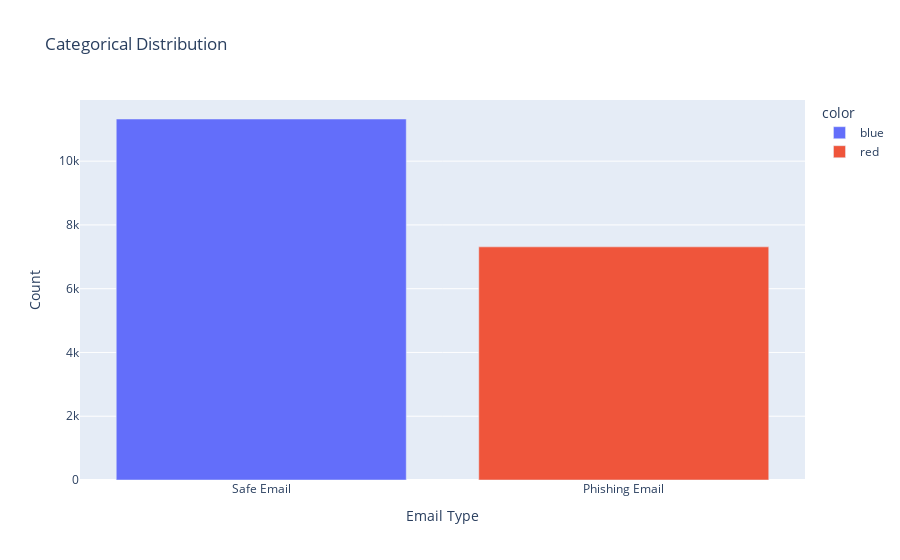

Notebook code cell kept with this figure:
### Code cell
fig = px.bar(plot, x=plot.index,
             y=plot.values,
             color=['blue','red'], labels={'x': 'Category', 'y':'Count'},
             title="Categorical Distribution")
fig.show()

### Figure 1 — Plotly figure (JSON) as saved in the notebook; plotly's stock layout.template omitted (floating-point values rounded to 4 significant figures)
{"data": [{"alignmentgroup": "True", "hovertemplate": "color=blue<br>Email Type=%{x}<br>Count=%{y}<extra></extra>", "legendgroup": "blue", "marker": {"color": "#636efa", "pattern": {"shape": ""}}, "name": "blue", "offsetgroup": "blue", "orientation": "v", "showlegend": true, "textposition": "auto", "type": "bar", "x": ["Safe Email"], "xaxis": "x", "y": [11322], "yaxis": "y"}, {"alignmentgroup": "True", "hovertemplate": "color=red<br>Email Type=%{x}<br>Count=%{y}<extra></extra>", "legendgroup": "red", "marker": {"color": "#EF553B", "pattern": {"shape": ""}}, "name": "red", "offsetgroup": "red", "orientation": "v", "showlegend": true, "textposition": "auto", "type": "bar", "x": ["Phishing Email"], "xaxis": "x", "y": [7312], "yaxis": "y"}], "layout": {"autosize": true, "barmode": "relative", "legend": {"title": {"text": "color"}, "tracegroupgap": 0}, "title": {"text": "Categorical Distribution"}, "xaxis": {"anchor": "y", "autorange": true, "domain": [0, 1], "range": [-0.5, 1.5], "title": {"text": "Email Type"}, "type": "category"}, "yaxis": {"anchor": "x", "autorange": true, "domain": [0, 1], "range": [0, 11920.0], "title": {"text": "Count"}, "type": "linear"}}}
